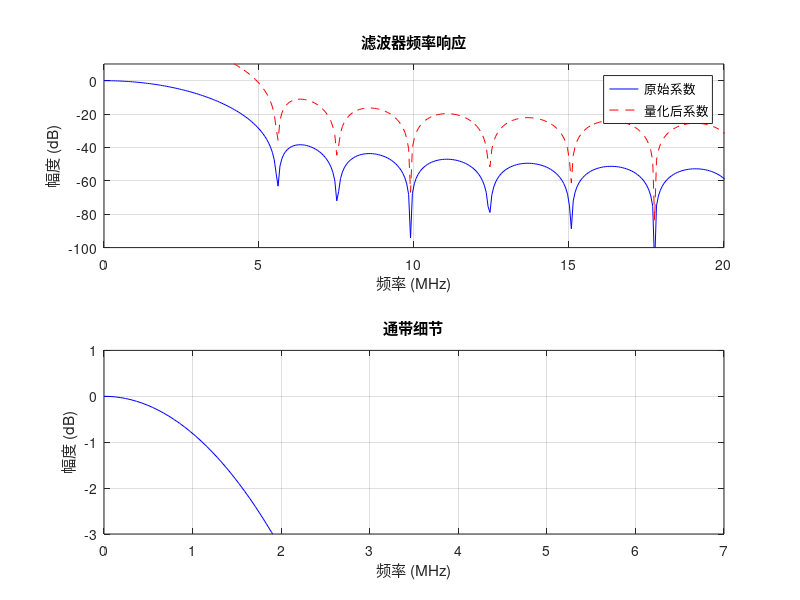

MATLAB code to generate this figure:
%% 低通FIR滤波器设计 - 使用窗函数法
clear;
close all;

%% 滤波器参数设定
fs = 125e6;         % 采样频率: 125MHz
data_width = 12;    % 输入数据位宽
coeff_width = 32;   % 系数量化位宽

% 滤波器设计规格
fc = 3e5;           % 截止频率: 300KHz (可根据需求调整)
f_stop = 10e6;       % 阻带起始频率: 10MHz (可根据需求调整)
pass_ripple = 0.1;  % 通带纹波: 0.1dB
stop_atten = 55;    % 阻带衰减: 55dB

%% 使用窗函数法设计滤波器
% 计算归一化频率
norm_fc = fc / (fs/2);
dev_pass = 10^(pass_ripple/20)-1; % 通带纹波
dev_stop = 10^(-stop_atten/20); % 阻带衰减
% 使用Kaiser窗估计所需的滤波器阶数
[n, wn, beta, ftype] = kaiserord([fc f_stop], [1 0], [dev_pass dev_stop], fs);

% 确保滤波器阶数为奇数(便于线性相位)
if mod(n, 2) == 0
    n = n + 1;
end

% 设计滤波器 - 使用Kaiser窗
h = fir1(n, norm_fc, 'low', kaiser(n+1, beta));

fprintf('滤波器阶数: %d\n', n);
fprintf('Kaiser窗参数beta: %.4f\n', beta);

%% 系数量化
% 系数归一化
h_norm = h / max(abs(h));  

% 量化到32位 (保留符号位)
scale_factor = 2^(coeff_width-1) - 1;
h_quant = round(h_norm * scale_factor) / scale_factor;

%% 频率响应分析
[H, f] = freqz(h, 1, 1024, fs);
[H_quant, f_quant] = freqz(h_quant, 1, 1024, fs);

% 绘制频率响应
figure;
subplot(2,1,1);
plot(f/1e6, 20*log10(abs(H)), 'b-', f_quant/1e6, 20*log10(abs(H_quant)), 'r--');
grid on;
title('滤波器频率响应');
xlabel('频率 (MHz)');
ylabel('幅度 (dB)');
legend('原始系数', '量化后系数');
xlim([0 20]);
ylim([-100 10]);

subplot(2,1,2);
plot(f/1e6, 20*log10(abs(H)), 'b-');
grid on;
title('通带细节');
xlabel('频率 (MHz)');
ylabel('幅度 (dB)');
xlim([0 7]);
ylim([-3 1]);

%% 生成系数文件
% 创建十六进制系数文件,生成coe文件
fid_hex = fopen('coeff.coe', 'w');
fprintf(fid_hex, 'MEMORY_INITIALIZATION_RADIX=16;\n');
fprintf(fid_hex, 'MEMORY_INITIALIZATION_VECTOR=\n');
for i = 1:length(h_quant)
    if i == length(h_quant)
        fprintf(fid_hex, '%08X;', typecast(single(h_quant(i)), 'uint32'));
    else
        fprintf(fid_hex, '%08X,\n', typecast(single(h_quant(i)), 'uint32'));
    end
end
fclose(fid_hex);

fprintf('系数文件 coeff.coe 生成完成。\n');
